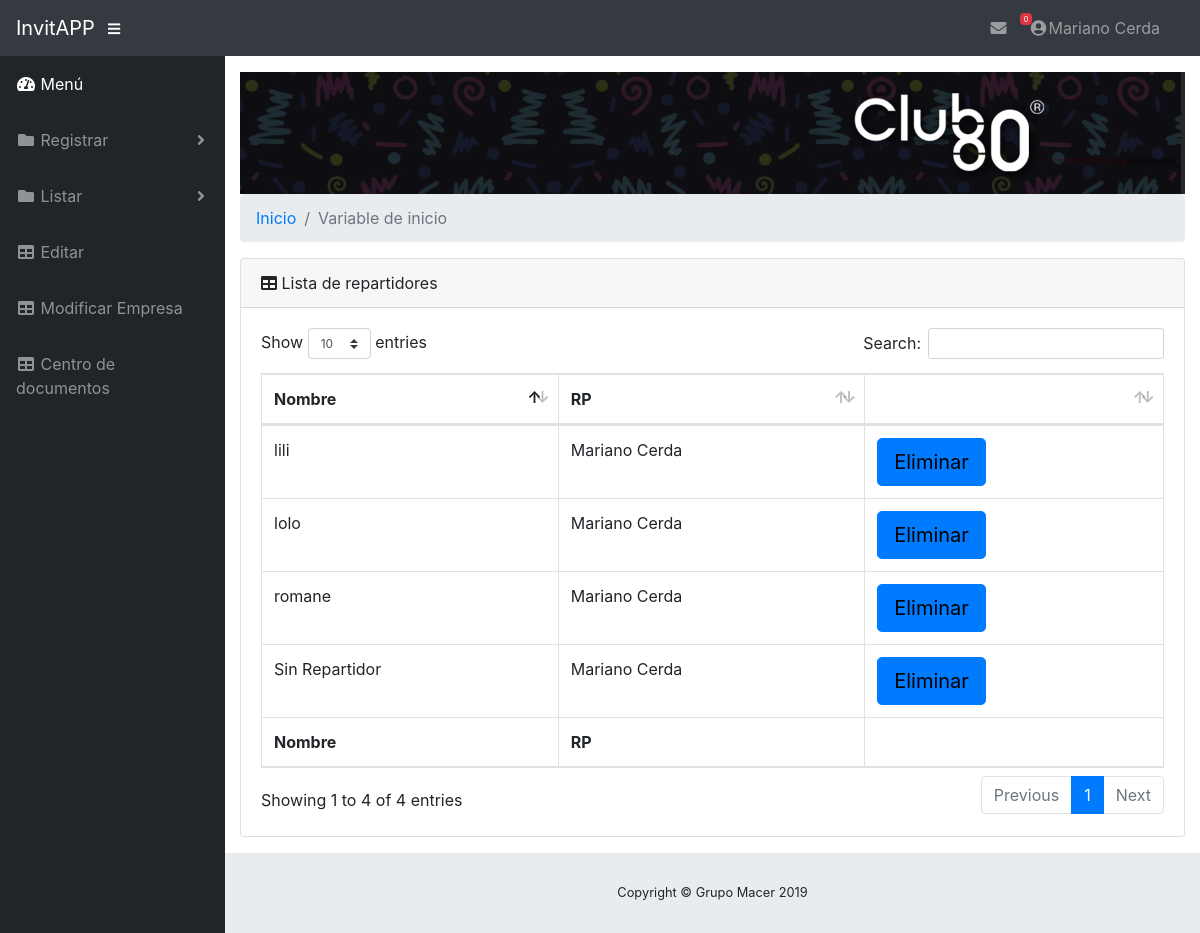
Page /listarRepartidores.php (signed in) on the committed database.
### tables this page shows
CREATE TABLE `repartidores` (
  `id_repartidor` int(5) NOT NULL,
  `nombre_repartidor` varchar(50) NOT NULL,
  `id_rp` int(5) NOT NULL,
  `id_empresa` int(5) NOT NULL
);

CREATE TABLE `rp` (
  `id` int(11) NOT NULL,
  `nombrerp` varchar(50) NOT NULL,
  `correo` varchar(30) NOT NULL,
  `contrasenia` varchar(20) NOT NULL,
  `permisos` int(2) NOT NULL,
  `id_empresa` int(5) NOT NULL
);

### listarRepartidores.php (the view, shortened to what this page needs)
<?
include_once("menu.php");
?>
          <div class="card mb-3">
            <div class="card-header">
              <i class="fas fa-table"></i>
              Lista de repartidores</div>
            <div class="card-body">
              <div class="table-responsive">
                <form class="form" method="GET" action="ejecutarEliminarListaRepartidores.php">
                <table class="table table-bordered" id="dataTable" width="100%" cellspacing="0">
                  <thead>
                    <tr>
                      <th>Nombre</th>
                      <th>RP</th>
                      <th></th>
                    </tr>
                  </thead>
                  <tfoot>
                    <tr>
                      <th>Nombre</th>
                      <th>RP</th>
                      <th></th>
                    </tr>
                  </tfoot>
                  <tbody>
                    <?php
                    include_once("clases/conexion.php");
                    	$rpapp = $_SESSION['id2'];
                      $consulta1= "SELECT * FROM repartidores
                      inner join rp on rp.id = repartidores.id_rp where id_rp = ".$rpapp."
                      ORDER by id_rp DESC";
                      $resultado1 = mysqli_query( $conexion, $consulta1 ) or die ( "Algo ha ido mal en la consulta a la base de datos.");
                    	while ($columna = mysqli_fetch_array( $resultado1 ))
                    	{
                    	  echo "<tr><td>".utf8_encode($columna['nombre_repartidor'])."</td><td>".utf8_encode($columna['nombrerp'])."</td>
                        <td><a OnClick='confirmar(event)' type='submit'style='color:black;' class='btn btn-primary btn-lg' href='ejecutarEliminarListaRepartidores.php?id_repartidor=".$columna['id_repartidor']." &id_rp=".$rpapp."'>Eliminar</a></td></tr>  ";
                    	}
                        ?>
                  </tbody>
                </table>
                </form>
              </div>
            </div>
          </div>
        </div>
        <footer class="sticky-footer">
          <div class="container my-auto">
            <div class="copyright text-center my-auto">
              <span>Copyright © Grupo Macer 2019</span>
            </div>
          </div>
        </footer>
      </div>
    </div>
  </body>
</html>

### css/sb-admin.css (style rules this page uses)
html { position: relative; min-height: 100%; }
body { height: 100%; }
:root { --input-padding-x: 0.75rem; --input-padding-y: 0.75rem; }
footer.sticky-footer { display: -webkit-box; display: -ms-flexbox; display: flex; position: absolute; right: 0; bottom: 0; width: calc(100% - 90px); height: 80px; background-color: #e9ecef; }
footer.sticky-footer .copyright { line-height: 1; font-size: 0.8rem; }
@media (min-width: 768px) { footer.sticky-footer { width: calc(100% - 225px); } }

### rows in the picture
repartidores: nombre_repartidor "Sin Repartidor", rp.nombrerp "Mariano Cerda"
repartidores: nombre_repartidor "romane", rp.nombrerp "Mariano Cerda"
repartidores: nombre_repartidor "lolo", rp.nombrerp "Mariano Cerda"
repartidores: nombre_repartidor "lili", rp.nombrerp "Mariano Cerda"

### other values in the picture
$_SESSION['nombre'] "Mariano Cerda"
